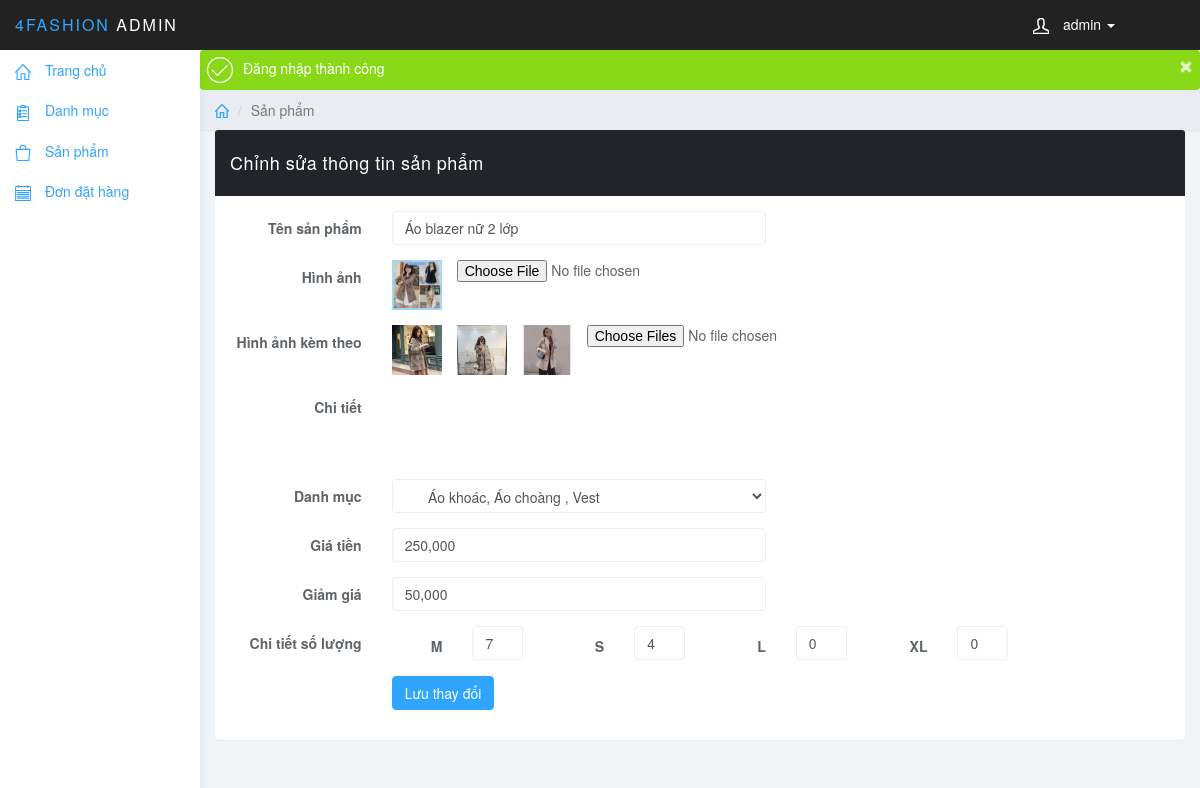
Screenshot of /admin/san_pham_edit.php?id=1 (signed in) with the database file from the repository.
### tables this page shows
CREATE TABLE `product` (
  `id` int(255) NOT NULL,
  `catalog_id` int(11) NOT NULL,
  `name` varchar(255) NOT NULL,
  `content` text NOT NULL,
  `price` decimal(15,2) NOT NULL DEFAULT 0.00,
  `discount` int(11) DEFAULT 0,
  `image_link` varchar(100) NOT NULL,
  `image_list` text NOT NULL,
  `view` int(11) NOT NULL DEFAULT 0,
  `buyed` int(255) NOT NULL,
  `rate_total` int(255) NOT NULL DEFAULT 4,
  `rate_count` int(255) NOT NULL DEFAULT 1,
  `created` timestamp NOT NULL DEFAULT current_timestamp()
);

CREATE TABLE `sizedetail` (
  `id` int(11) NOT NULL,
  `product_id` int(255) NOT NULL,
  `size_id` varchar(11) NOT NULL,
  `quantity` int(11) NOT NULL
);

CREATE TABLE `sizes` (
  `id` varchar(11) NOT NULL,
  `name` varchar(5) NOT NULL
);

### core/database.php (called while the page is built, shortened)
<?php
class Database
{
    private $connect;
    public function __construct()
    {
        $host = 'localhost';
        $username = 'root';
        $password = '';
        $database = 'shopthoitrang';
        $this->connect = mysqli_connect($host, $username, $password, $database);
        $this->connect->set_charset('utf8');
    }
    public function getAll($sql)
    {
        return $this->connect->query($sql)->fetch_all(MYSQLI_ASSOC);
    }
    public function getById($table, $id)
    {
        return $this->connect->query("SELECT * FROM `$table` WHERE id = $id")->fetch_assoc();
    }
}
$db = new Database;

### admin/san_pham_edit.php (the view, shortened to what this page needs)
<?php
require('../core/database.php');
if (isset($_GET['id'])) {
    $id = $_GET['id'];
    if (!$db->getById('product', $id)) {
        Flash::set('message_fail', 'Sản phẩm không tồn tại');
        header('location: ./san_pham.php');
    } else {
        $catalog = $db->getAll("SELECT * from catalog where parent_id = 1 order by sort_order asc");
        foreach ($catalog as $key => $value) {
            $subs = $db->getAll("SELECT * from catalog where parent_id = {$value['id']}");
            $catalog[$key]['sub'] = $subs;
        }
        $product = $db->getById('product', $id);
        $sizes = $db->getAll("select * from sizedetail where product_id = $id");
        $str = '';
        foreach ($sizes as $s) {
            $str = $str . ' AND id NOT IN(' . $s['size_id'] . ')';
        }
        $get_size = 'SELECT * FROM sizes WHERE sizes.id ' . $str . ' ';
        $sizes2 = $db->getAll($get_size);
    }
} else {
    header('location: ./san_pham.php');
}
?>
<?php include('./layout/head.php'); ?>
<div class="row">
    <ol class="breadcrumb">
        <li><a href="#"><svg class="glyph stroked home">
                    <use xlink:href="#stroked-home"></use>
                </svg></a></li>
        <li class="active">Sản phẩm</li>
    </ol>
</div>
<div class="row">
    <div class="col-lg-12">
        <div class="panel panel-info">
            <div class="panel-heading">
                Chỉnh sửa thông tin sản phẩm
            </div>
            <div class="panel-body">
                <form class="form-horizontal" name="" method="post" enctype="multipart/form-data">
                    <div class="form-group">
                        <label for="inputEmail3" class="col-sm-2 control-label">Tên sản phẩm</label>
                        <div class="col-sm-5">
                            <input type="text" name='name' class="form-control" id="inputEmail3" placeholder="" value="<?php echo $product['name']; ?>" required>
                        </div>
                    </div>
                    <div class="form-group">
                        <label for="inputEmail3" class="col-sm-2 control-label">Hình ảnh</label>
                        <img src="../public/images/product/<?php echo $product['image_link'] ?>" alt="" style="width: 50px;float:left;margin-left: 15px;">
                        <div class="col-sm-3">
                            <input type="file" id="image" name="image">
                        </div>
                    </div>
                    <div class="form-group">
                        <label for="inputEmail3" class="col-sm-2 control-label">Hình ảnh kèm theo</label>
                        <?php
                        $image_list = json_decode($product['image_list']);
                        if (is_array($image_list)) {
                            foreach ($image_list as $value) {
                        ?>
                                <img src="../public/images/product/<?php echo $value ?>" alt="" style="width: 50px;float:left;margin-left: 15px;">
                        <?php
                            }
                        }
                        ?>
                        <div class="col-sm-5">
                            <input type="file" id="list_image" name="list_image[]" multiple>
                        </div>
                    </div>
                    <div class="form-group">
                        <label for="inputEmail3" class="col-sm-2 control-label">Chi tiết</label>
                        <div class="col-sm-8">
                        </div>
                    </div>
                    <div class="form-group">
                        <label for="inputEmail3" class="col-sm-2 control-label">Danh mục</label>
                        <div class="col-sm-5">
                            <select class="form-control" name="catalog_id" required>
                                <?php
                                foreach ($catalog as $value) {
                                    if (count($value['sub']) > 1) {
                                ?>
                                        <?php foreach ($value['sub'] as $val) { ?>
                                            <option value="<?php echo $val['id']; ?>" <?php if ($product['catalog_id'] == $val['id']) echo 'selected'; ?>>&nbsp;&nbsp;&nbsp;&nbsp;&nbsp;<?php echo $val['name']; ?></option>
                                        <?php }
                                        ?>
                                    <?php } else { ?>
                                        <option value="<?php echo $value['id']; ?>" <?php if ($product['catalog_id'] == $value['id']) echo 'selected'; ?>><?php echo $value['name']; ?></option>
                                <?php
                                    }
                                }
                                ?>
                            </select>
                        </div>
                    </div>
                    <div class="form-group">
                        <label for="inputEmail3" class="col-sm-2 control-label">Giá tiền</label>
                        <div class="col-sm-5">
                            <input type="text" name='price' class="form-control" id="inputEmail3" placeholder="" value="<?php echo number_format($product['price']); ?>" required>
                        </div>
                    </div>
                    <div class="form-group">
                        <label for="inputEmail3" class="col-sm-2 control-label">Giảm giá</label>
                        <div class="col-sm-5">
                            <input type="text" name='discount' class="form-control" id="inputEmail3" placeholder="" value="<?php echo number_format($product['discount']); ?>">
                        </div>
                    </div>
                    <div class="form-group">
                        <label for="inputEmail4" class="col-sm-2 control-label">Chi tiết số lượng</label>
                        <?php
                        foreach ($sizes as $size) {
                        ?>
                            <label for="inputEmail3" class="col-lg-1" style="margin-top: 10px;text-align: right">
                                <?php $res = $db->getById('sizes', $size['size_id']);
                                echo $res['name']; ?></label>
                            <div class="col-lg-1">
                                <input type="text" name='quantity_<?php echo $size['size_id']; ?>' class="form-control" placeholder="" value="<?php echo $size['quantity'] ?>">
                            </div>
                        <?php } ?>
                        <?php for ($i = 0; $i < sizeof($sizes2); $i++) { ?>
                            <label for="inputEmail3" class="col-lg-1" style="margin-top: 10px;text-align: right">
                                <?php $res = $db->getById('sizes', $sizes2[$i]['id']);
                                echo $res['name'] ?>
                            </label>
                            <div class="col-lg-1">
                                <input type="text" name='quantity_<?php echo $sizes2[$i]['id']; ?>' class="form-control" placeholder="" value="0">
                            </div>
                        <?php } ?>
                    </div>
                    <div class="form-group">
                        <div class="col-sm-offset-2 col-sm-5">
                            <button type="submit" name="submit" class="btn btn-primary">Lưu thay đổi</button>
                        </div>
                    </div>
                </form>
            </div>
        </div>
    </div>
</div>
<?php include('./layout/footer.php'); ?>

### admin/public/css/styles.css (style rules this page uses)
body { background: #f1f4f7; padding-top: 50px; color: #5f6468; }
a, a:hover, a:focus { color: #30a5ff; }
.form-control { border: 1px solid #eee; box-shadow: none; }
.btn-primary, .btn-primary:hover, .btn-primary:focus, .btn-primary:active, .btn-primary.active, .open > .dropdown-toggle.btn-primary, .btn-primary.disabled, .btn-primary[disabled], fieldset[disabled] .btn-primary, .btn-primary.disabled:hover, .btn-primary[disabled]:hover, fieldset[disabled] .btn-primary:hover, .btn-primary.disabled:focus, .btn-primary[disabled]:focus, fieldset[disabled] .btn-primary:focus, .btn-primary.disabled:active, .btn-primary[disabled]:active, fieldset[disabled] .btn-primary:active, .btn-primary.disabled.active, .btn-primary[disabled].active, fieldset[disabled] .btn-primary.active { background-color: #30a5ff; border-color: #30a5ff; }
.panel { border: 0; }
.panel-heading { font-size: 18px; font-weight: 300; letter-spacing: 0.025em; height: 66px; line-height: 45px; }
.breadcrumb { border-radius: 0; padding: 10px 15px; background: #e9ecf2; box-shadow: 0 1px 1px rgba(0, 0, 0, .05); margin: 0 ; }
.breadcrumb .glyph { height: 14px; width: 14px; margin: -2px 0 0 0; stroke-width: 4px; }

### admin/layout/head.php (style rules this page uses)
.glyph { fill: currentColor; display: inline-block; margin-left: auto; margin-right: auto; position: relative; text-align: center; vertical-align: middle; width: 70%; height: 70%; }

### rows the page displays
product: name "Áo blazer nữ 2 lớp", image_link (picture), catalog_id "Áo khoác, Áo choàng , Vest", price "250,000", discount "50,000"
sizedetail: size.name "M", quantity "7"
sizedetail: size.name "S", quantity "4"
sizes: name "L"
sizes: name "XL"

### other values shown
$login['name'] "admin"
Flash::get('message_success') "Đăng nhập thành công"
